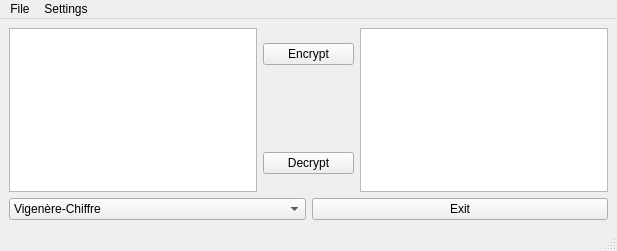
<?xml version="1.0" encoding="UTF-8"?>
<ui version="4.0">
 <class>MainWindow</class>
 <widget class="QMainWindow" name="MainWindow">
  <property name="geometry">
   <rect>
    <x>0</x>
    <y>0</y>
    <width>617</width>
    <height>251</height>
   </rect>
  </property>
  <property name="windowTitle">
   <string>MainWindow</string>
  </property>
  <widget class="QWidget" name="centralwidget">
   <layout class="QGridLayout" name="gridLayout">
    <item row="0" column="1">
     <layout class="QHBoxLayout" name="horizontalLayout">
      <item>
       <widget class="QPlainTextEdit" name="plainTextEdit"/>
      </item>
      <item>
       <layout class="QVBoxLayout" name="verticalLayout">
        <item>
         <widget class="QPushButton" name="button_encrypt">
          <property name="text">
           <string>Encrypt</string>
          </property>
         </widget>
        </item>
        <item>
         <widget class="QLabel" name="label">
          <property name="minimumSize">
           <size>
            <width>91</width>
            <height>45</height>
           </size>
          </property>
          <property name="maximumSize">
           <size>
            <width>91</width>
            <height>45</height>
           </size>
          </property>
          <property name="text">
           <string/>
          </property>
          <property name="pixmap">
           <pixmap>../Resources/Arrow.png</pixmap>
          </property>
         </widget>
        </item>
        <item>
         <widget class="QPushButton" name="button_decrypt">
          <property name="text">
           <string>Decrypt</string>
          </property>
         </widget>
        </item>
       </layout>
      </item>
      <item>
       <widget class="QPlainTextEdit" name="plainTextEdit_2"/>
      </item>
     </layout>
    </item>
    <item row="2" column="1">
     <layout class="QHBoxLayout" name="horizontalLayout_2">
      <item>
       <widget class="QComboBox" name="comboBox_chiffre">
        <item>
         <property name="text">
          <string>Vigenère-Chiffre</string>
         </property>
        </item>
        <item>
         <property name="text">
          <string>ToBeDetermined</string>
         </property>
        </item>
       </widget>
      </item>
      <item>
       <widget class="QPushButton" name="button_Exit">
        <property name="text">
         <string>Exit</string>
        </property>
       </widget>
      </item>
     </layout>
    </item>
   </layout>
  </widget>
  <widget class="QMenuBar" name="menubar">
   <property name="geometry">
    <rect>
     <x>0</x>
     <y>0</y>
     <width>617</width>
     <height>21</height>
    </rect>
   </property>
   <widget class="QMenu" name="menuFile">
    <property name="title">
     <string>File</string>
    </property>
    <addaction name="actionExit"/>
   </widget>
   <widget class="QMenu" name="menuSettings">
    <property name="title">
     <string>Settings</string>
    </property>
   </widget>
   <addaction name="menuFile"/>
   <addaction name="menuSettings"/>
  </widget>
  <widget class="QStatusBar" name="statusbar"/>
  <action name="actionExit">
   <property name="text">
    <string>Exit</string>
   </property>
  </action>
 </widget>
 <resources>
  <include location="../Resources/t.qrc"/>
 </resources>
 <connections/>
</ui>
